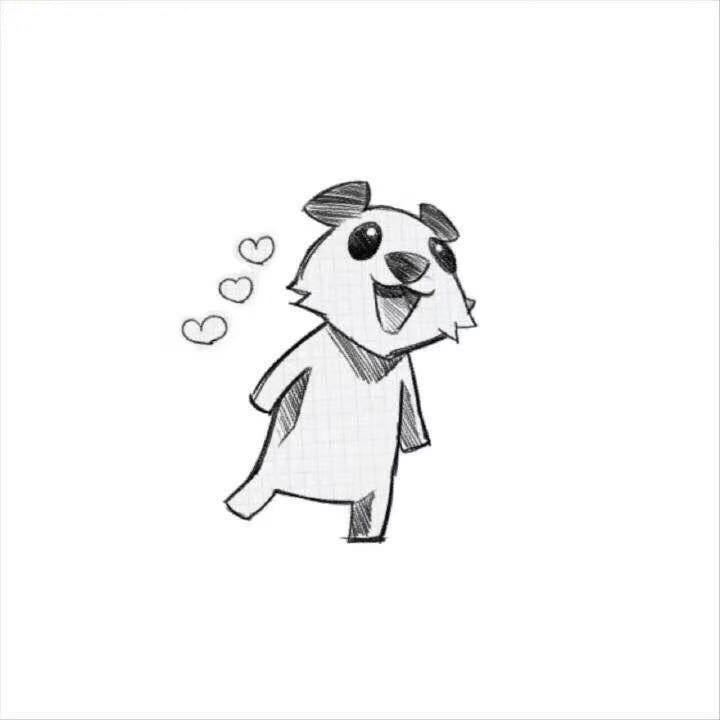
#> input picture images/wechat.jpg, 720 x 720 px, found by its file name
$ python 001.py
#> lines starting #> are read from the running program, lines starting #| are printed output that depends on the picture
from PIL import Image, ImageDraw, ImageFont


def new_info_number(img_path, num_str):
#> called with img_path = 'images/wechat.jpg', num_str = '3'
    im = Image.open(img_path)  # 创建图片对象
#> im is the input picture: PIL image 720x720 RGB; mean R, G, B 248, 248, 248.1
    w, h = im.size  # 获取图片对象的宽和高
#> w = 720; h = 720

    # 创建字体对象，字体大小使用图片高度的五分之一
    font = ImageFont.truetype('001/simkai.ttf', int(h / 5))

    """
    在右上角绘制红色圆形区域
    pieslice中的两个元组分别为矩形的左上角坐标和右下角坐标
    左上角坐标是(w / 3 * 2, 0)，右下角坐标是(w, h / 3)，这样就确定了一个矩形区域
    在这个矩形区域中花扇形（0-360度），即一个圆形
    """
    ImageDraw.Draw(im).pieslice(((w / 3 * 2 + 10, 10), (w - 10, h / 3 - 10)), 0, 360, fill="red")
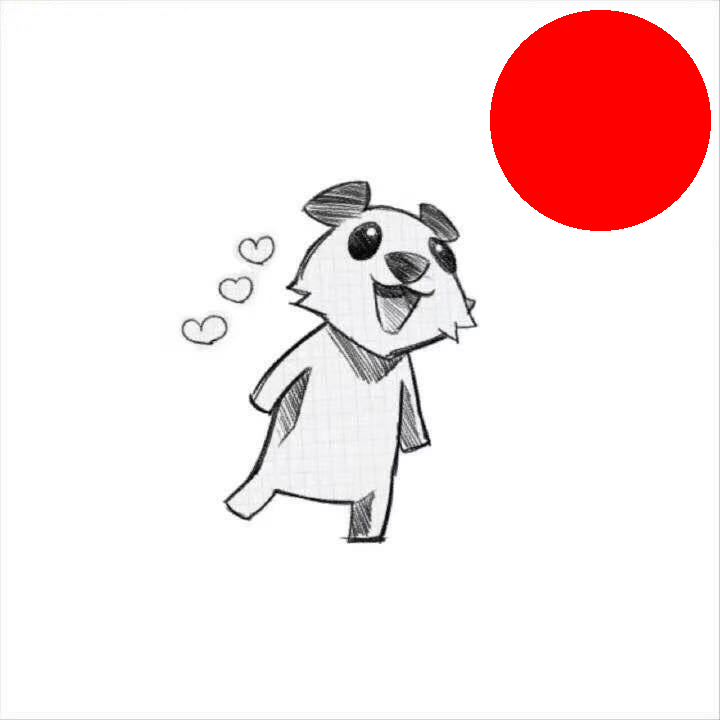
#> im: PIL image 720x720 RGB; mean R, G, B 248, 229.1, 229.2
    # ImageDraw.Draw(im).pieslice(((w / 3 * 2, 0), (w, h / 3)), 0, 360, fill="red")

    # 坐标，文本绘制内容，字体对象，字体颜色
    if len(num_str) == 1:  # 个位数
        ImageDraw.Draw(im).text((w * 0.78, h * 0.05), num_str, font=font, fill="white")
    elif len(num_str) == 2:  # 两位数
        ImageDraw.Draw(im).text((w * 0.71, h * 0.04), num_str, font=font, fill="white")
    else:  # 三位数（99+）
        ImageDraw.Draw(im).text((w * 0.7, h * 0.07), '99+', font=font, fill="white")

    # 可视化
    im.show()

    # 保存图片
    im.save("images/NewInfoNumber.jpg")


new_info_number("images/wechat.jpg", '3')
